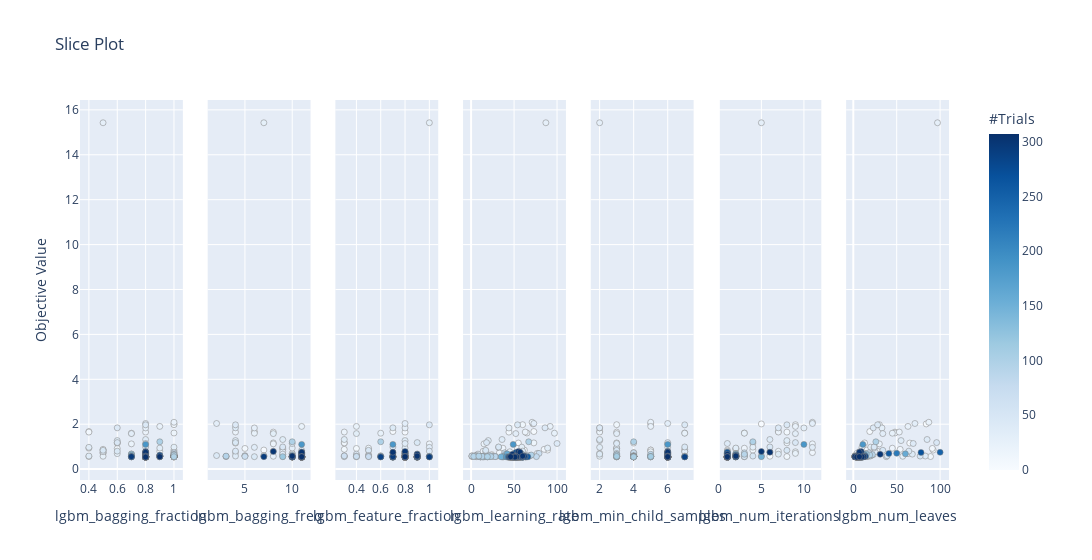

Notebook cell for this chart:
### Code cell
model.plot_opt_params_slice()

### Figure 1 — Plotly figure (JSON) as saved in the notebook; plotly's stock layout.template omitted (floating-point values rounded to 4 significant figures; data arrays with more than 128 entries replaced by an {"elided": "..."} marker saying what was removed)
{"data": [{"marker": {"color": {"elided": "308 int values"}, "colorbar": {"title": {"text": "#Trials"}, "x": 1, "xpad": 40}, "colorscale": [[0, "rgb(247,251,255)"], [0.125, "rgb(222,235,247)"], [0.25, "rgb(198,219,239)"], [0.375, "rgb(158,202,225)"], [0.5, "rgb(107,174,214)"], [0.625, "rgb(66,146,198)"], [0.75, "rgb(33,113,181)"], [0.875, "rgb(8,81,156)"], [1, "rgb(8,48,107)"]], "line": {"color": "Grey", "width": 0.5}, "showscale": true}, "mode": "markers", "showlegend": false, "type": "scatter", "x": {"elided": "308 float values"}, "xaxis": "x", "y": {"elided": "308 float values"}, "yaxis": "y"}, {"marker": {"color": {"elided": "259 int values"}, "colorbar": {"title": {"text": "#Trials"}, "x": 1, "xpad": 40}, "colorscale": [[0, "rgb(247,251,255)"], [0.125, "rgb(222,235,247)"], [0.25, "rgb(198,219,239)"], [0.375, "rgb(158,202,225)"], [0.5, "rgb(107,174,214)"], [0.625, "rgb(66,146,198)"], [0.75, "rgb(33,113,181)"], [0.875, "rgb(8,81,156)"], [1, "rgb(8,48,107)"]], "line": {"color": "Grey", "width": 0.5}, "showscale": false}, "mode": "markers", "showlegend": false, "type": "scatter", "x": {"elided": "259 int values"}, "xaxis": "x2", "y": {"elided": "259 float values"}, "yaxis": "y2"}, {"marker": {"color": {"elided": "259 int values"}, "colorbar": {"title": {"text": "#Trials"}, "x": 1, "xpad": 40}, "colorscale": [[0, "rgb(247,251,255)"], [0.125, "rgb(222,235,247)"], [0.25, "rgb(198,219,239)"], [0.375, "rgb(158,202,225)"], [0.5, "rgb(107,174,214)"], [0.625, "rgb(66,146,198)"], [0.75, "rgb(33,113,181)"], [0.875, "rgb(8,81,156)"], [1, "rgb(8,48,107)"]], "line": {"color": "Grey", "width": 0.5}, "showscale": false}, "mode": "markers", "showlegend": false, "type": "scatter", "x": {"elided": "259 float values"}, "xaxis": "x3", "y": {"elided": "259 float values"}, "yaxis": "y3"}, {"marker": {"color": {"elided": "308 int values"}, "colorbar": {"title": {"text": "#Trials"}, "x": 1, "xpad": 40}, "colorscale": [[0, "rgb(247,251,255)"], [0.125, "rgb(222,235,247)"], [0.25, "rgb(198,219,239)"], [0.375, "rgb(158,202,225)"], [0.5, "rgb(107,174,214)"], [0.625, "rgb(66,146,198)"], [0.75, "rgb(33,113,181)"], [0.875, "rgb(8,81,156)"], [1, "rgb(8,48,107)"]], "line": {"color": "Grey", "width": 0.5}, "showscale": false}, "mode": "markers", "showlegend": false, "type": "scatter", "x": {"elided": "308 int values"}, "xaxis": "x4", "y": {"elided": "308 float values"}, "yaxis": "y4"}, {"marker": {"color": {"elided": "308 int values"}, "colorbar": {"title": {"text": "#Trials"}, "x": 1, "xpad": 40}, "colorscale": [[0, "rgb(247,251,255)"], [0.125, "rgb(222,235,247)"], [0.25, "rgb(198,219,239)"], [0.375, "rgb(158,202,225)"], [0.5, "rgb(107,174,214)"], [0.625, "rgb(66,146,198)"], [0.75, "rgb(33,113,181)"], [0.875, "rgb(8,81,156)"], [1, "rgb(8,48,107)"]], "line": {"color": "Grey", "width": 0.5}, "showscale": false}, "mode": "markers", "showlegend": false, "type": "scatter", "x": {"elided": "308 int values"}, "xaxis": "x5", "y": {"elided": "308 float values"}, "yaxis": "y5"}, {"marker": {"color": {"elided": "308 int values"}, "colorbar": {"title": {"text": "#Trials"}, "x": 1, "xpad": 40}, "colorscale": [[0, "rgb(247,251,255)"], [0.125, "rgb(222,235,247)"], [0.25, "rgb(198,219,239)"], [0.375, "rgb(158,202,225)"], [0.5, "rgb(107,174,214)"], [0.625, "rgb(66,146,198)"], [0.75, "rgb(33,113,181)"], [0.875, "rgb(8,81,156)"], [1, "rgb(8,48,107)"]], "line": {"color": "Grey", "width": 0.5}, "showscale": false}, "mode": "markers", "showlegend": false, "type": "scatter", "x": {"elided": "308 int values"}, "xaxis": "x6", "y": {"elided": "308 float values"}, "yaxis": "y6"}, {"marker": {"color": {"elided": "308 int values"}, "colorbar": {"title": {"text": "#Trials"}, "x": 1, "xpad": 40}, "colorscale": [[0, "rgb(247,251,255)"], [0.125, "rgb(222,235,247)"], [0.25, "rgb(198,219,239)"], [0.375, "rgb(158,202,225)"], [0.5, "rgb(107,174,214)"], [0.625, "rgb(66,146,198)"], [0.75, "rgb(33,113,181)"], [0.875, "rgb(8,81,156)"], [1, "rgb(8,48,107)"]], "line": {"color": "Grey", "width": 0.5}, "showscale": false}, "mode": "markers", "showlegend": false, "type": "scatter", "x": {"elided": "308 int values"}, "xaxis": "x7", "y": {"elided": "308 float values"}, "yaxis": "y7"}], "layout": {"title": {"text": "Slice Plot"}, "width": 2100, "xaxis": {"anchor": "y", "domain": [0, 0.1184], "title": {"text": "lgbm_bagging_fraction"}}, "xaxis2": {"anchor": "y2", "domain": [0.1469, 0.2653], "title": {"text": "lgbm_bagging_freq"}}, "xaxis3": {"anchor": "y3", "domain": [0.2939, 0.4122], "title": {"text": "lgbm_feature_fraction"}}, "xaxis4": {"anchor": "y4", "domain": [0.4408, 0.5592], "title": {"text": "lgbm_learning_rate"}}, "xaxis5": {"anchor": "y5", "domain": [0.5878, 0.7061], "title": {"text": "lgbm_min_child_samples"}}, "xaxis6": {"anchor": "y6", "domain": [0.7347, 0.8531], "title": {"text": "lgbm_num_iterations"}}, "xaxis7": {"anchor": "y7", "domain": [0.8816, 1.0], "title": {"text": "lgbm_num_leaves"}}, "yaxis": {"anchor": "x", "domain": [0, 1], "title": {"text": "Objective Value"}}, "yaxis2": {"anchor": "x2", "domain": [0, 1], "matches": "y", "showticklabels": false}, "yaxis3": {"anchor": "x3", "domain": [0, 1], "matches": "y", "showticklabels": false}, "yaxis4": {"anchor": "x4", "domain": [0, 1], "matches": "y", "showticklabels": false}, "yaxis5": {"anchor": "x5", "domain": [0, 1], "matches": "y", "showticklabels": false}, "yaxis6": {"anchor": "x6", "domain": [0, 1], "matches": "y", "showticklabels": false}, "yaxis7": {"anchor": "x7", "domain": [0, 1], "matches": "y", "showticklabels": false}}}
